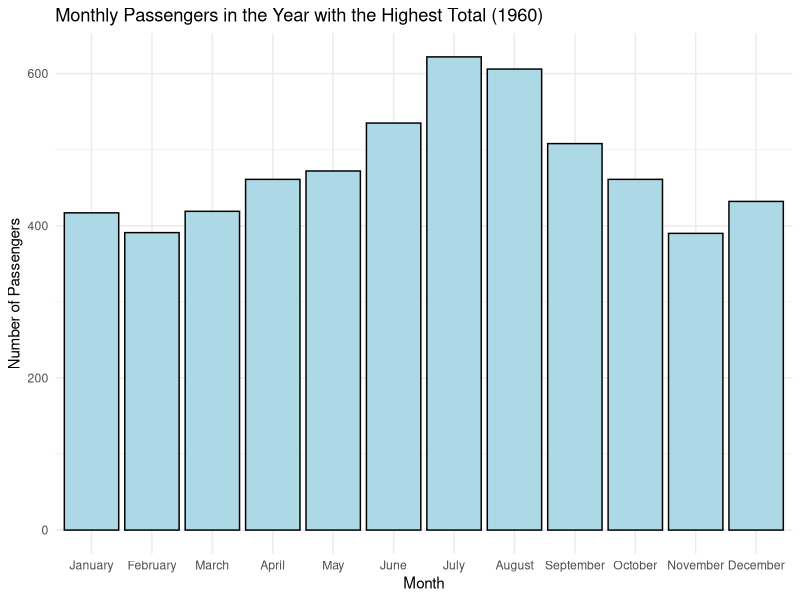

Here is the R script that generated this plot:
## ---- chunk 1
#Working on the dataset of the passengers for flight from the year 1949 to 1960 
dts = (AirPassengers)
## ---- chunk 2
# Plotting the histogram to understand the trend in which month 
# and which year were the highest number of passengers was observed
# Load necessary packages
library(dplyr)
library(ggplot2)

#Since it is a time series data we need to convert into a dataframe

df <- data.frame(
  year = rep(1949:1960, each = 12), #for all the years mentioned
  month = rep(1:12, times = 12), #and the months for that year
  passengers = as.numeric(dts) 
)

annual_passengers <- df %>% #Now grouping them in annually based on year
  group_by(year) %>%
  summarise(total_passengers = sum(passengers)) #and finding the sum of this accordingly

# Printing the annual passengers data frame
print(annual_passengers)
## ---- chunk 3
# Printing the type of dataset from timeseries to dataframe
typeof(dts)
typeof(df)

# As observed, now filtering the data for the year with the highest total passengers
max_year <- 1960
max_year_data <- df %>% filter(year == max_year)
# Converting the month numbers to month names in the max_year_data data frame
max_year_data$month <- factor(max_year_data$month, levels = 1:12, labels = month.name)

# Accordingly creating a histogram of the monthly passenger counts for the year with the highest total
ggplot(max_year_data, aes(x = month, y = passengers)) +
  geom_col(fill = "lightblue", color = "black") +
  labs(title = paste("Monthly Passengers in the Year with the Highest Total (", max_year, ")", sep = ""),
       x = "Month",
       y = "Number of Passengers") +
  theme_minimal()
## ---- chunk 4

# Also find the year and month with the least number of passengers
min_passengers <- df %>%
  filter(passengers == min(passengers)) %>%
  slice(1)

# Print the result
print(min_passengers)
